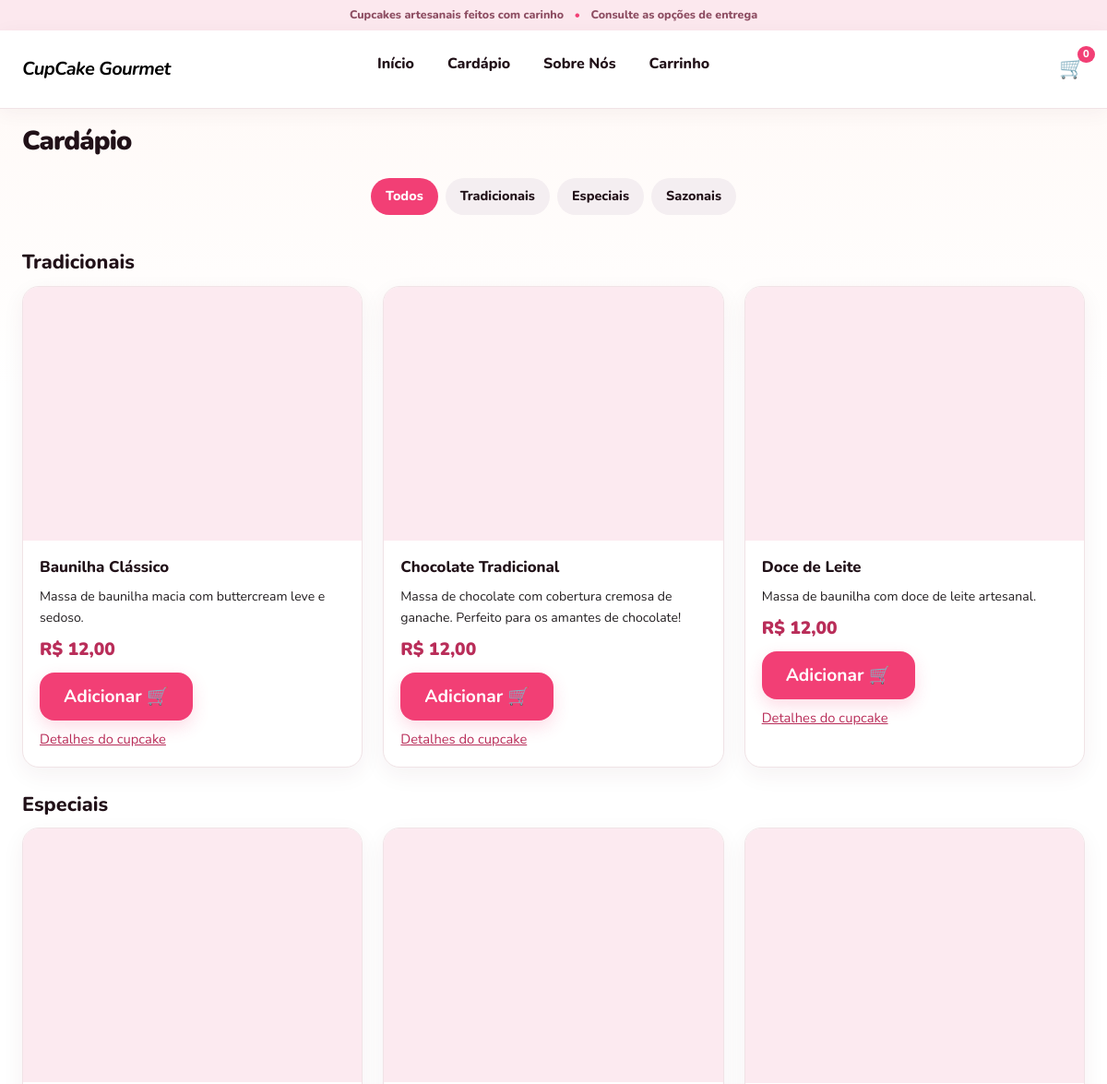
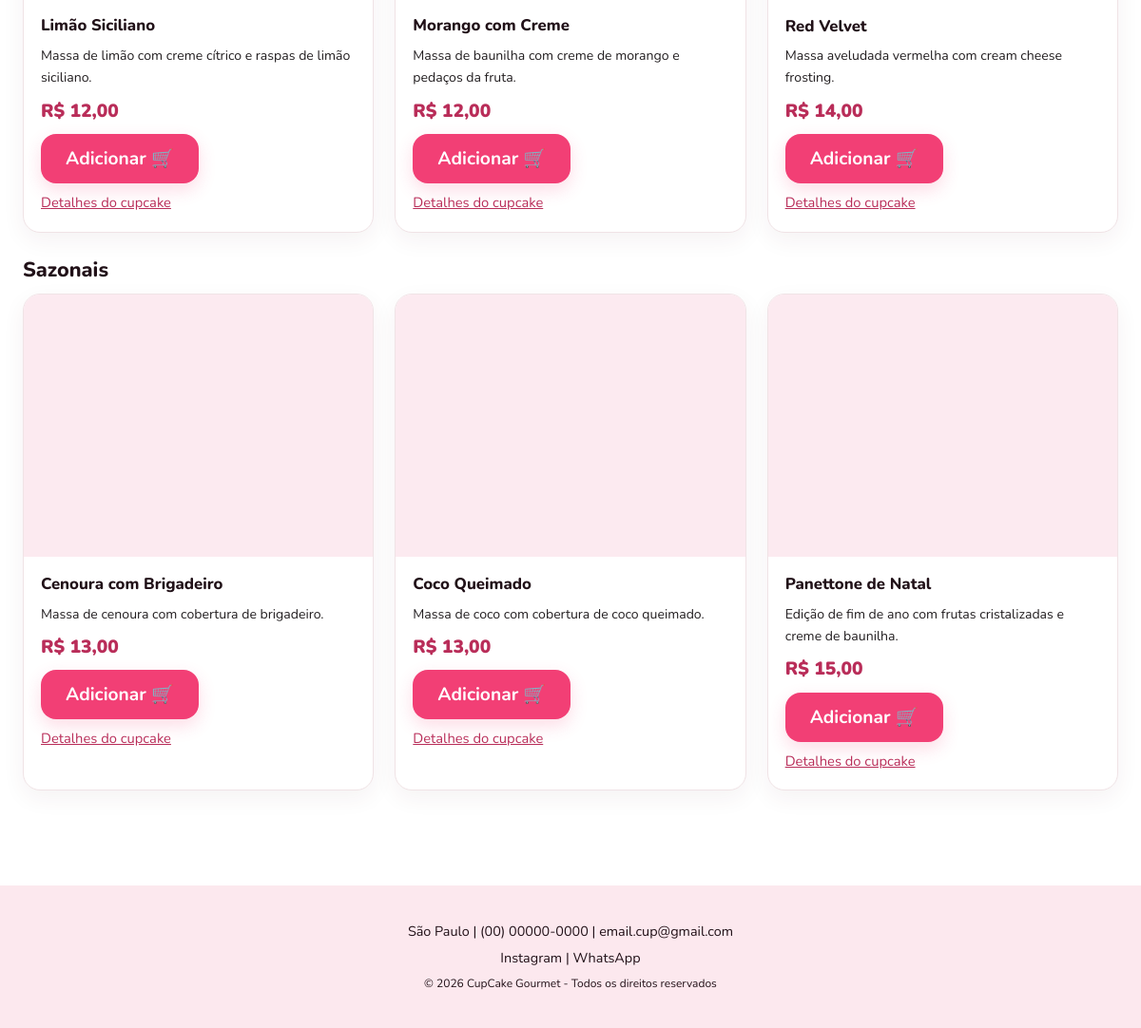
The app's page /cardapio with its own data (2 pictures, top to bottom).
### tables this page shows
CREATE TABLE IF NOT EXISTS categoria (
    id_categoria INT AUTO_INCREMENT PRIMARY KEY,
    nome VARCHAR(80) NOT NULL UNIQUE
);

CREATE TABLE IF NOT EXISTS produto (
    id_produto INT AUTO_INCREMENT PRIMARY KEY,
    id_categoria INT NOT NULL,
    nome VARCHAR(120) NOT NULL,
    descricao TEXT,
    preco DECIMAL(10,2) NOT NULL,
    imagem_url VARCHAR(255),
    ativo BOOLEAN NOT NULL DEFAULT TRUE,
    CHECK (preco >= 0),
    FOREIGN KEY (id_categoria) REFERENCES categoria(id_categoria)
);

### app/Core/View.php (called while the page is built, shortened)
<?php
final class View
{
    public static function render(string $view, array $dados = [], int $status = 200): void
    {
        $__base = dirname(__DIR__) . '/Views/';
        $__arquivo = $__base . $view . '.php';
        extract($dados, EXTR_SKIP);
        require $__arquivo;
        require $__base . 'layout.php';
    }
}

### app/Core/Controller.php (called while the page is built, shortened)
<?php
abstract class Controller
{
    protected function view(string $view, array $dados = [], int $status = 200): void
    {
        View::render($view, $dados, $status);
    }
}

### app/Controllers/CardapioController.php (called while the page is built, shortened)
<?php
final class CardapioController extends Controller
{
    public function index(): void
    {
        $categorias = Categoria::todas();
        $filtro = isset($_GET['categoria']) ? (int) $_GET['categoria'] : null;
        $grupos = [];
        foreach (Produto::listar($filtro) as $produto) {
            $grupos[$produto['categoria']][] = $produto;
        }
        $this->view('cardapio', [
            'categorias' => $categorias,
            'filtro'     => $filtro,
            'grupos'     => $grupos,
        ]);
    }
}

### public/index.php (called while the page is built, shortened)
<?php
require __DIR__ . '/../app/autoload.php';
$router = new Router();
$router->dispatch(
    $_SERVER['REQUEST_METHOD'] ?? 'GET',
    parse_url($_SERVER['REQUEST_URI'] ?? '/', PHP_URL_PATH) ?: '/'
);

### app/autoload.php (called while the page is built, shortened)
<?php
require_once __DIR__ . '/helpers.php';
spl_autoload_register(function (string $classe): void {
    $prefixo = 'App\\';
    $relativo = substr($classe, strlen($prefixo));
    $arquivo = __DIR__ . '/' . str_replace('\\', '/', $relativo) . '.php';
});

### config/config.php (called while the page is built)
<?php
return [
    'app_name' => 'CupCake Gourmet',
    'db' => [
        'host'    => getenv('DB_HOST') ?: '127.0.0.1',
        'port'    => getenv('DB_PORT') ?: '3306',
        'name'    => getenv('DB_NAME') ?: 'cupcake_gourmet',
        'user'    => getenv('DB_USER') ?: 'root',
        'pass'    => getenv('DB_PASS') !== false ? getenv('DB_PASS') : '',
        'charset' => 'utf8mb4',
    ],
];

### app/Core/Config.php (called while the page is built, shortened)
<?php
final class Config
{
    private static ?array $dados = null;
    public static function get(string $chave): mixed
    {
        if (self::$dados === null) {
            self::$dados = require dirname(__DIR__, 2) . '/config/config.php';
        }
        return self::$dados[$chave] ?? null;
    }
}

### app/Core/Database.php (called while the page is built, shortened)
<?php
final class Database
{
    private static ?PDO $pdo = null;
    public static function conn(): PDO
    {
        if (self::$pdo === null) {
            $c = Config::get('db');
            $dsn = sprintf(
                'mysql:host=%s;port=%s;dbname=%s;charset=%s',
                $c['host'], $c['port'], $c['name'], $c['charset']
            );
            self::$pdo = new PDO($dsn, $c['user'], $c['pass'], [
                PDO::ATTR_ERRMODE            => PDO::ERRMODE_EXCEPTION,
                PDO::ATTR_DEFAULT_FETCH_MODE => PDO::FETCH_ASSOC,
                PDO::ATTR_EMULATE_PREPARES   => false,
            ]);
        }
        return self::$pdo;
    }
}

### app/Models/Categoria.php (called while the page is built, shortened)
<?php
final class Categoria
{
    public static function todas(): array
    {
        return Database::conn()
            ->query('SELECT id_categoria, nome FROM categoria ORDER BY id_categoria')
            ->fetchAll();
    }
}

### app/helpers.php (called while the page is built, shortened)
<?php
function e(mixed $valor): string
{
    return htmlspecialchars((string) $valor, ENT_QUOTES | ENT_SUBSTITUTE, 'UTF-8');
}
function dinheiro(float|int|string $valor): string
{
    return 'R$ ' . number_format((float) $valor, 2, ',', '.');
}

### app/Models/Produto.php (called while the page is built, shortened)
<?php
final class Produto
{
    public static function listar(?int $idCategoria = null): array
    {
        $sql = 'SELECT p.*, c.nome AS categoria
                  FROM produto p
                  JOIN categoria c ON c.id_categoria = p.id_categoria
                 WHERE p.ativo = TRUE';
        $params = [];
        $sql .= ' ORDER BY p.id_categoria, p.nome';
        $st = Database::conn()->prepare($sql);
        $st->execute($params);
        return $st->fetchAll();
    }
}

### app/Views/_card_produto.php (the view, shortened to what this page needs)
<article class="card">
    <a class="card-img" href="/produto/<?= (int) $p['id_produto'] ?>">
    </a>
    <div class="card-corpo">
        <h3><?= e($p['nome']) ?></h3>
        <?php if (!empty($p['descricao'])): ?>
            <p class="desc"><?= e($p['descricao']) ?></p>
        <?php endif; ?>
        <p class="preco"><?= dinheiro($p['preco']) ?></p>
        <form method="post" action="/carrinho/adicionar">
            <button class="btn btn-bloco" type="submit">Adicionar 🛒</button>
        </form>
        <a class="link" href="/produto/<?= (int) $p['id_produto'] ?>">Detalhes do cupcake</a>
    </div>
</article>

### app/Views/cardapio.php (shortened to what this page needs)
<h1>Cardápio</h1>
<nav class="abas" aria-label="Categorias">
    <a class="aba <?= $filtro === null ? 'ativa' : '' ?>" href="/cardapio">Todos</a>
    <?php foreach ($categorias as $c): ?>
        <a class="aba <?= $filtro === (int) $c['id_categoria'] ? 'ativa' : '' ?>"
           href="/cardapio?categoria=<?= (int) $c['id_categoria'] ?>"><?= e($c['nome']) ?></a>
    <?php endforeach; ?>
</nav>
<?php foreach ($grupos as $nomeCategoria => $produtos): ?>
    <h2><?= e($nomeCategoria) ?></h2>
    <div class="grade">
        <?php foreach ($produtos as $p): ?>
            <?php include __DIR__ . '/_card_produto.php'; ?>
        <?php endforeach; ?>
    </div>
<?php endforeach; ?>

### app/Core/Router.php (shortened to what this page needs)
<?php
final class Router
{
    private array $rotas = [];
    private function adicionar(string $metodo, string $padrao, array $acao): void
    {
        $regex = '#^' . preg_replace('#\{(\w+)\}#', '(?P<$1>[^/]+)', $padrao) . '$#';
        $this->rotas[] = [$metodo, $regex, $acao];
    }
    public function dispatch(string $metodo, string $caminho): void
    {
        $caminho = rtrim($caminho, '/');
        foreach ($this->rotas as [$m, $regex, $acao]) {
            if ($m !== $metodo || preg_match($regex, $caminho, $achados) !== 1) {
                continue;
            }
            $parametros = array_filter($achados, 'is_string', ARRAY_FILTER_USE_KEY);
            [$classe, $metodoAcao] = $acao;
            (new $classe())->$metodoAcao(...array_values($parametros));
            return;
        }
    }
}

### public/css/style.css (style rules this page uses)
:root { --rosa: #f23f75; --rosa-escuro: #b92d59; --rosa-claro: #fceaf0; --fundo: #fff8f5; --superficie: #ffffff; --texto: #211118; --muted: #231f21; --borda: #f0e3e6; --erro: #b4233d; --ok: #247548; --sombra-suave: 0 8px 24px rgba(80, 39, 53, 0.06); --sombra-card: 0 12px 32px rgba(80, 39, 53, 0.1); --raio: 18px; --raio-grande: 26px; --transicao: 180ms ease; }
* { box-sizing: border-box; }
html { scroll-behavior: smooth; }
body { margin: 0; min-width: 320px; font-family: "Nunito", system-ui, -apple-system, "Segoe UI", sans-serif; color: var(--texto); background: linear-gradient(180deg, #fff8f5 0, #ffffff 420px); line-height: 1.65; -webkit-font-smoothing: antialiased; }
a { color: var(--rosa-escuro); transition: color var(--transicao); }
h1, h2, h3, h4 { color: var(--texto); line-height: 1.3; }
h1 { font-size: 1.8rem; margin: 1rem 0 0.6rem; font-weight: 900; letter-spacing: -0.03em; }
h2 { font-size: 1.35rem; margin: 1.6rem 0 0.7rem; font-weight: 800; }
h3 { font-weight: 800; }
p { overflow-wrap: break-word; }
.link { font-size: 0.92rem; }
main.container > h2, main.container > h1, main.container > .grade, main.container > .avaliacoes { max-width: 1200px; margin-left: auto; margin-right: auto; padding-left: 24px; padding-right: 24px; }
.btn { display: inline-flex; align-items: center; justify-content: center; min-height: 46px; padding: 12px 25px; border: 1px solid transparent; border-radius: 1rem; background: var(--rosa); color: #ffffff; font-family: inherit; font-size: 1.2rem; font-weight: 700; text-align: center; text-decoration: none; cursor: pointer; box-shadow: 0 7px 18px rgba(242, 63, 117, 0.18); }
.btn-bloco { width: 100%; display: flex; }
.grade { display: grid; grid-template-columns: repeat(3, minmax(0, 1fr)); gap: 22px; }
.card { display: flex; flex-direction: column; min-width: 0; overflow: hidden; border: 1px solid var(--borda); border-radius: var(--raio); background: var(--superficie); box-shadow: var(--sombra-suave); transition: transform var(--transicao), box-shadow var(--transicao); }
.card-img { display: flex; align-items: center; justify-content: center; overflow: hidden; aspect-ratio: 4 / 3; background: var(--rosa-claro); }
.card-corpo { display: flex; flex-direction: column; align-items: flex-start; flex: 1; gap: 0.5rem; padding: 18px; }
.card-corpo h3, .card h3 { margin: 0; font-size: 1.05rem; line-height: 1.35; }
.desc { margin: 0; color: var(--muted); font-size: 0.88rem; }
.preco { margin: 0; color: var(--rosa-escuro); font-size: 1.2rem; font-weight: 900; }
.abas { display: flex; flex-wrap: wrap; justify-content: center; align-items: center; gap: 0.5rem; margin-bottom: 1rem; padding: 12px 16px; }
.aba { padding: 0.5rem 1rem; border-radius: 999px; background: #f4eef1; color: var(--texto); text-decoration: none; font-size: 0.9rem; font-weight: 800; }
.aba.ativa { background: var(--rosa); color: #ffffff; }
@media (min-width: 720px) { .grade { grid-template-columns: repeat(3, minmax(0, 1fr)); } }

### records on screen
categoria: nome "Tradicionais"
categoria: nome "Especiais"
categoria: nome "Sazonais"
produto: nome "Baunilha Clássico", descricao "Massa de baunilha macia com buttercream leve e sedoso.", preco "R$ 12,00"
produto: nome "Chocolate Tradicional", descricao "Massa de chocolate com cobertura cremosa de ganache. Perfeito para os amantes de chocolate!", preco "R$ 12,00"
produto: nome "Doce de Leite", descricao "Massa de baunilha com doce de leite artesanal.", preco "R$ 12,00"
produto: nome "Limão Siciliano", descricao "Massa de limão com creme cítrico e raspas de limão siciliano.", preco "R$ 12,00"
produto: nome "Morango com Creme", descricao "Massa de baunilha com creme de morango e pedaços da fruta.", preco "R$ 12,00"
produto: nome "Red Velvet", descricao "Massa aveludada vermelha com cream cheese frosting.", preco "R$ 14,00"
produto: nome "Cenoura com Brigadeiro", descricao "Massa de cenoura com cobertura de brigadeiro.", preco "R$ 13,00"
produto: nome "Coco Queimado", descricao "Massa de coco com cobertura de coco queimado.", preco "R$ 13,00"
produto: nome "Panettone de Natal", descricao "Edição de fim de ano com frutas cristalizadas e creme de baunilha.", preco "R$ 15,00"

### other values on screen
$nomeCategoria "Tradicionais"
$nomeCategoria "Especiais"
$nomeCategoria "Sazonais"
